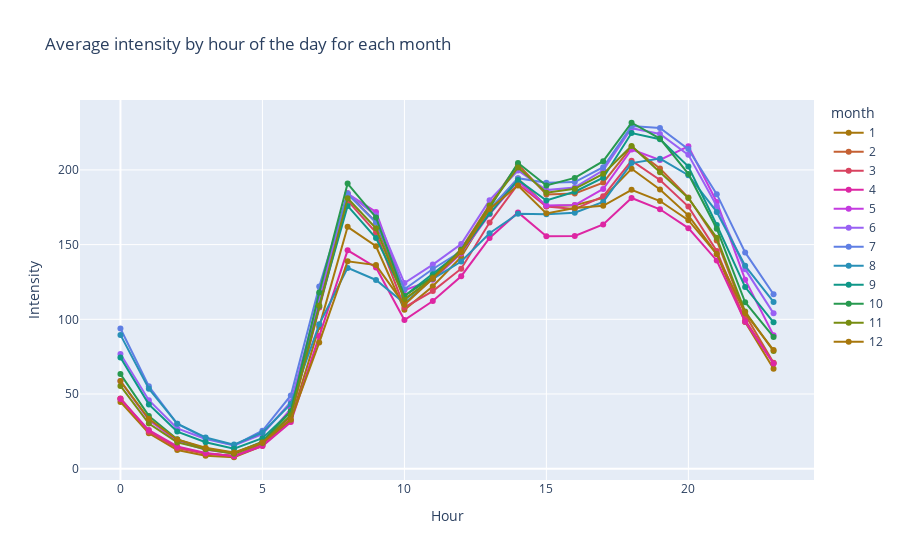

Notebook source saved alongside this figure:
### Markdown cell above
## Visualize by month

### Code cell
counters_by_month = counters_hour.groupby(['hour', 'month']).agg({'intensity': 'mean'}).reset_index()
# Visualize the data using Plotly Express
fig = px.line(counters_by_month, x='hour', y='intensity', color='month', 
              title='Average intensity by hour of the day for each month', markers=True,
              color_discrete_sequence=px.colors.cyclical.Phase
) 
fig.update_layout(xaxis_title='Hour', yaxis_title='Intensity')
fig.show()

### Figure 1 — Plotly figure (JSON) as saved in the notebook; plotly's stock layout.template omitted (floating-point values rounded to 4 significant figures)
{"data": [{"hovertemplate": "month=1<br>hour=%{x}<br>intensity=%{y}<extra></extra>", "legendgroup": "1", "line": {"color": "rgb(167, 119, 12)", "dash": "solid"}, "marker": {"symbol": "circle"}, "mode": "lines+markers", "name": "1", "orientation": "v", "showlegend": true, "type": "scatter", "x": [0, 1, 2, 3, 4, 5, 6, 7, 8, 9, 10, 11, 12, 13, 14, 15, 16, 17, 18, 19, 20, 21, 22, 23], "xaxis": "x", "y": [44.7, 23.79, 12.47, 8.616, 7.656, 15.34, 32.58, 94.92, 161.9, 148.9, 106.3, 122.2, 141.7, 173.2, 194.2, 175.7, 176.4, 181.2, 200.8, 186.9, 169.6, 143.7, 98.13, 66.92], "yaxis": "y"}, {"hovertemplate": "month=2<br>hour=%{x}<br>intensity=%{y}<extra></extra>", "legendgroup": "2", "line": {"color": "rgb(197, 96, 51)", "dash": "solid"}, "marker": {"symbol": "circle"}, "mode": "lines+markers", "name": "2", "orientation": "v", "showlegend": true, "type": "scatter", "x": [0, 1, 2, 3, 4, 5, 6, 7, 8, 9, 10, 11, 12, 13, 14, 15, 16, 17, 18, 19, 20, 21, 22, 23], "xaxis": "x", "y": [46.86, 24.71, 13.79, 10.07, 8.601, 16.45, 35.7, 108.2, 184.4, 164.9, 113.6, 127.0, 147.1, 176.7, 203.8, 183.6, 184.3, 191.5, 215.4, 200.9, 181.5, 152.8, 103.1, 70.96], "yaxis": "y"}, {"hovertemplate": "month=3<br>hour=%{x}<br>intensity=%{y}<extra></extra>", "legendgroup": "3", "line": {"color": "rgb(217, 67, 96)", "dash": "solid"}, "marker": {"symbol": "circle"}, "mode": "lines+markers", "name": "3", "orientation": "v", "showlegend": true, "type": "scatter", "x": [0, 1, 2, 3, 4, 5, 6, 7, 8, 9, 10, 11, 12, 13, 14, 15, 16, 17, 18, 19, 20, 21, 22, 23], "xaxis": "x", "y": [47.06, 24.77, 14.02, 10.18, 8.424, 16.11, 35.07, 107.9, 179.4, 158.0, 107.9, 118.9, 133.9, 164.8, 190.5, 175.5, 173.8, 182.3, 206.2, 193.3, 175.4, 145.7, 99.49, 70.62], "yaxis": "y"}, {"hovertemplate": "month=4<br>hour=%{x}<br>intensity=%{y}<extra></extra>", "legendgroup": "4", "line": {"color": "rgb(221, 38, 163)", "dash": "solid"}, "marker": {"symbol": "circle"}, "mode": "lines+markers", "name": "4", "orientation": "v", "showlegend": true, "type": "scatter", "x": [0, 1, 2, 3, 4, 5, 6, 7, 8, 9, 10, 11, 12, 13, 14, 15, 16, 17, 18, 19, 20, 21, 22, 23], "xaxis": "x", "y": [46.72, 25.82, 14.9, 10.55, 8.311, 15.18, 31.22, 88.88, 146.2, 134.7, 99.55, 112.2, 128.8, 154.4, 171.6, 155.5, 155.7, 163.5, 181.2, 173.6, 161.0, 139.4, 98.34, 70.43], "yaxis": "y"}, {"hovertemplate": "month=5<br>hour=%{x}<br>intensity=%{y}<extra></extra>", "legendgroup": "5", "line": {"color": "rgb(196, 59, 224)", "dash": "solid"}, "marker": {"symbol": "circle"}, "mode": "lines+markers", "name": "5", "orientation": "v", "showlegend": true, "type": "scatter", "x": [0, 1, 2, 3, 4, 5, 6, 7, 8, 9, 10, 11, 12, 13, 14, 15, 16, 17, 18, 19, 20, 21, 22, 23], "xaxis": "x", "y": [58.63, 32.51, 18.46, 12.68, 10.1, 17.81, 39.98, 113.3, 184.0, 171.9, 119.4, 126.4, 144.1, 170.3, 192.5, 176.2, 176.5, 187.2, 213.7, 206.6, 215.8, 178.5, 126.5, 89.3], "yaxis": "y"}, {"hovertemplate": "month=6<br>hour=%{x}<br>intensity=%{y}<extra></extra>", "legendgroup": "6", "line": {"color": "rgb(153, 97, 244)", "dash": "solid"}, "marker": {"symbol": "circle"}, "mode": "lines+markers", "name": "6", "orientation": "v", "showlegend": true, "type": "scatter", "x": [0, 1, 2, 3, 4, 5, 6, 7, 8, 9, 10, 11, 12, 13, 14, 15, 16, 17, 18, 19, 20, 21, 22, 23], "xaxis": "x", "y": [76.75, 45.83, 26.95, 19.84, 15.47, 23.15, 44.71, 114.5, 184.4, 169.6, 124.3, 136.6, 150.3, 179.7, 199.6, 186.5, 188.2, 199.7, 227.9, 224.0, 210.1, 175.9, 133.6, 104.0], "yaxis": "y"}, {"hovertemplate": "month=7<br>hour=%{x}<br>intensity=%{y}<extra></extra>", "legendgroup": "7", "line": {"color": "rgb(95, 127, 228)", "dash": "solid"}, "marker": {"symbol": "circle"}, "mode": "lines+markers", "name": "7", "orientation": "v", "showlegend": true, "type": "scatter", "x": [0, 1, 2, 3, 4, 5, 6, 7, 8, 9, 10, 11, 12, 13, 14, 15, 16, 17, 18, 19, 20, 21, 22, 23], "xaxis": "x", "y": [93.86, 55.18, 30.06, 20.25, 15.66, 25.39, 49.03, 122.0, 183.9, 164.9, 120.2, 133.7, 145.5, 173.6, 194.5, 191.3, 191.9, 201.8, 229.4, 228.1, 213.9, 183.8, 144.8, 116.8], "yaxis": "y"}, {"hovertemplate": "month=8<br>hour=%{x}<br>intensity=%{y}<extra></extra>", "legendgroup": "8", "line": {"color": "rgb(40, 144, 183)", "dash": "solid"}, "marker": {"symbol": "circle"}, "mode": "lines+markers", "name": "8", "orientation": "v", "showlegend": true, "type": "scatter", "x": [0, 1, 2, 3, 4, 5, 6, 7, 8, 9, 10, 11, 12, 13, 14, 15, 16, 17, 18, 19, 20, 21, 22, 23], "xaxis": "x", "y": [89.56, 53.5, 30.15, 20.94, 16.11, 24.2, 43.3, 96.63, 134.4, 126.3, 110.7, 127.1, 138.7, 157.7, 170.7, 170.3, 171.4, 178.6, 204.6, 207.6, 196.5, 171.9, 135.8, 111.6], "yaxis": "y"}, {"hovertemplate": "month=9<br>hour=%{x}<br>intensity=%{y}<extra></extra>", "legendgroup": "9", "line": {"color": "rgb(15, 151, 136)", "dash": "solid"}, "marker": {"symbol": "circle"}, "mode": "lines+markers", "name": "9", "orientation": "v", "showlegend": true, "type": "scatter", "x": [0, 1, 2, 3, 4, 5, 6, 7, 8, 9, 10, 11, 12, 13, 14, 15, 16, 17, 18, 19, 20, 21, 22, 23], "xaxis": "x", "y": [74.37, 43.04, 24.85, 17.67, 13.35, 20.37, 38.35, 108.9, 175.9, 154.4, 115.6, 130.2, 145.4, 170.8, 193.3, 179.5, 185.4, 194.8, 224.7, 220.6, 202.3, 163.1, 121.6, 97.99], "yaxis": "y"}, {"hovertemplate": "month=10<br>hour=%{x}<br>intensity=%{y}<extra></extra>", "legendgroup": "10", "line": {"color": "rgb(39, 153, 79)", "dash": "solid"}, "marker": {"symbol": "circle"}, "mode": "lines+markers", "name": "10", "orientation": "v", "showlegend": true, "type": "scatter", "x": [0, 1, 2, 3, 4, 5, 6, 7, 8, 9, 10, 11, 12, 13, 14, 15, 16, 17, 18, 19, 20, 21, 22, 23], "xaxis": "x", "y": [63.34, 35.34, 19.63, 13.41, 10.45, 18.03, 38.29, 117.9, 190.8, 168.2, 115.6, 128.6, 146.6, 174.6, 204.7, 189.6, 194.6, 205.9, 231.6, 221.0, 197.3, 160.6, 111.4, 88.18], "yaxis": "y"}, {"hovertemplate": "month=11<br>hour=%{x}<br>intensity=%{y}<extra></extra>", "legendgroup": "11", "line": {"color": "rgb(119, 141, 17)", "dash": "solid"}, "marker": {"symbol": "circle"}, "mode": "lines+markers", "name": "11", "orientation": "v", "showlegend": true, "type": "scatter", "x": [0, 1, 2, 3, 4, 5, 6, 7, 8, 9, 10, 11, 12, 13, 14, 15, 16, 17, 18, 19, 20, 21, 22, 23], "xaxis": "x", "y": [55.44, 30.25, 17.6, 12.98, 10.06, 17.21, 35.73, 109.3, 181.0, 161.0, 113.0, 127.8, 146.1, 176.2, 201.6, 184.7, 187.3, 197.4, 216.0, 198.4, 181.1, 154.6, 105.2, 78.74], "yaxis": "y"}, {"hovertemplate": "month=12<br>hour=%{x}<br>intensity=%{y}<extra></extra>", "legendgroup": "12", "line": {"color": "rgb(167, 119, 12)", "dash": "solid"}, "marker": {"symbol": "circle"}, "mode": "lines+markers", "name": "12", "orientation": "v", "showlegend": true, "type": "scatter", "x": [0, 1, 2, 3, 4, 5, 6, 7, 8, 9, 10, 11, 12, 13, 14, 15, 16, 17, 18, 19, 20, 21, 22, 23], "xaxis": "x", "y": [58.64, 33.41, 19.51, 14.06, 10.8, 17.49, 32.83, 84.41, 138.8, 136.3, 109.8, 127.1, 144.9, 173.9, 189.5, 170.9, 174.5, 176.0, 186.7, 179.2, 166.4, 143.7, 104.2, 79.39], "yaxis": "y"}], "layout": {"legend": {"title": {"text": "month"}, "tracegroupgap": 0}, "title": {"text": "Average intensity by hour of the day for each month"}, "xaxis": {"anchor": "y", "domain": [0, 1], "title": {"text": "Hour"}}, "yaxis": {"anchor": "x", "domain": [0, 1], "title": {"text": "Intensity"}}}}
